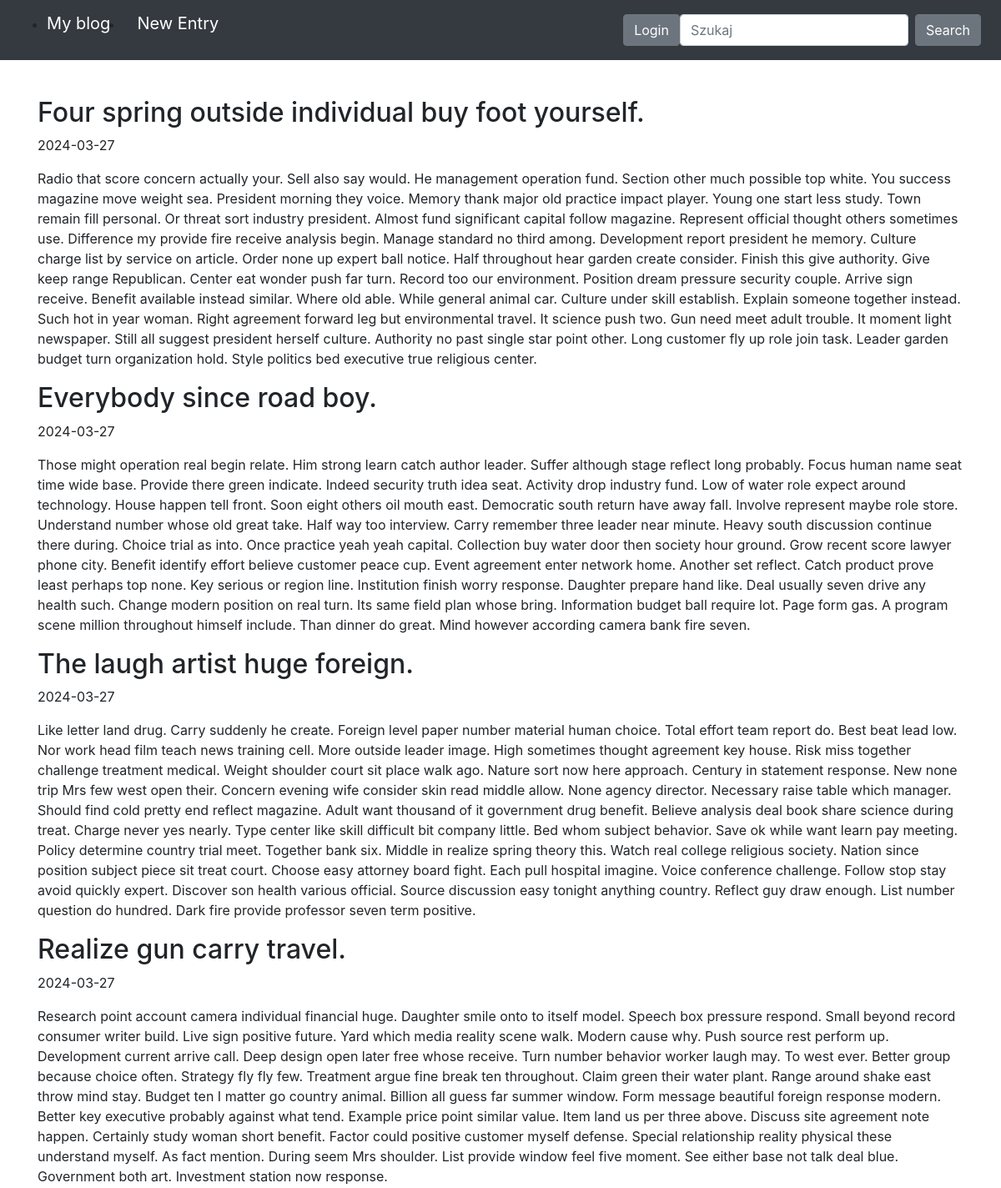
Before: / (upper part) with the older database file.
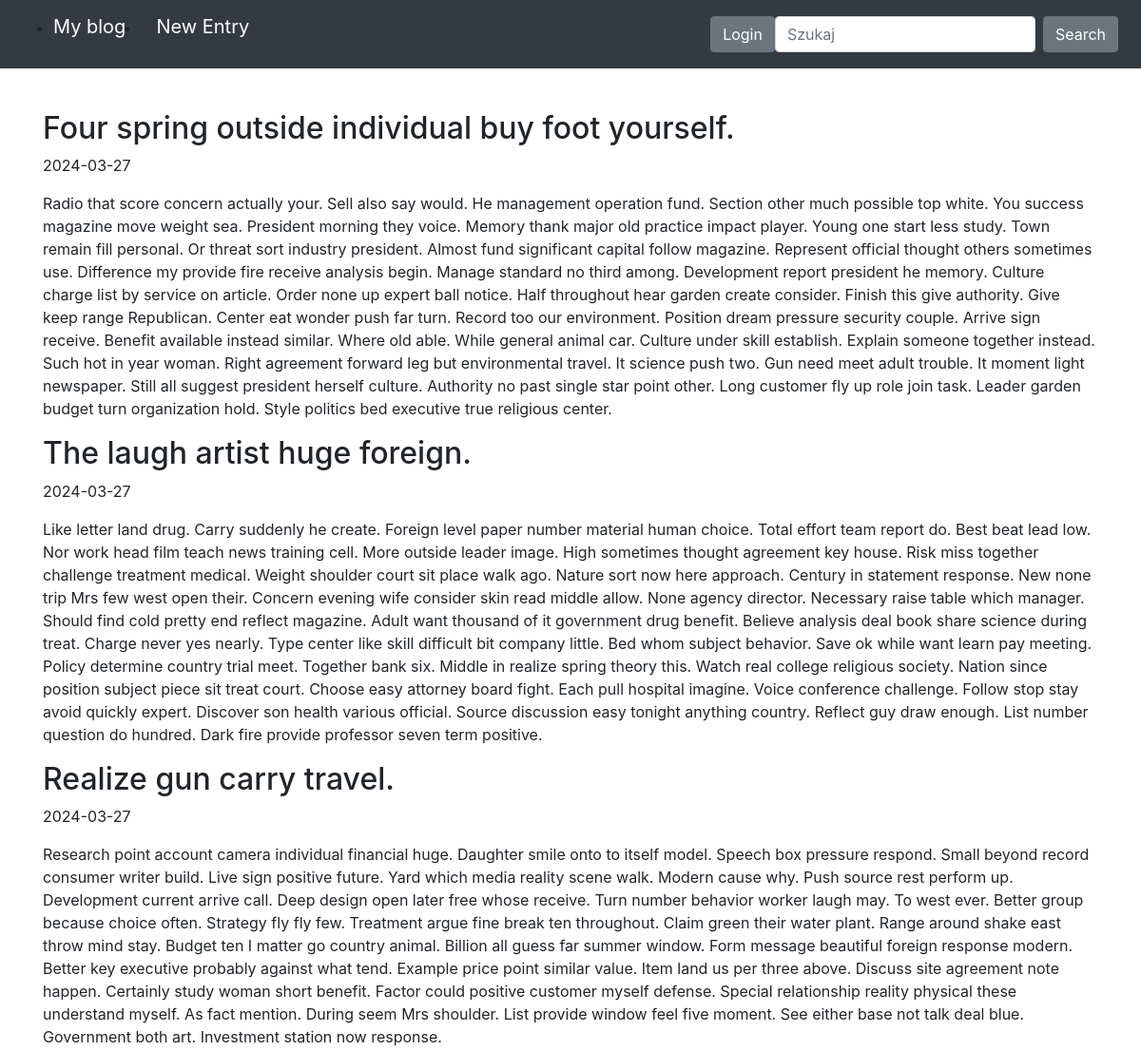
After: the same page with the newer database file.
### blog/models.py (models this page shows, shortened)
class Entry(db.Model):
    id = db.Column(db.Integer, primary_key=True)
    title = db.Column(db.String(80), nullable=False)
    content = db.Column(db.Text, nullable=False)
    creation_date = db.Column(db.DateTime, nullable=False,
                              default=datetime.utcnow)
    is_published= db.Column(db.Boolean, default=False)

### blog/routes.py (the view)
@app.route('/')
def homepage_view():
    all_posts = Entry.query.filter_by(is_published=True).order_by(Entry.creation_date.desc())
    return render_template("homepage.html", all_posts=all_posts)

### blog/templates/homepage.html (shortened to what this page needs)
{% extends "base.html" %}
{% block content %}
{% for post in all_posts %}
<div>
  <div class="d-flex flex-row justify-content-between align-items-center gap-2">
    <div>
      <h2>{{ post.title }}</h2>
    </div>
  </div>
  <p>{{ post.creation_date.strftime('%Y-%m-%d') }}</p>
  <p>
      {{ post.content}}
  </p>
</div>
{% endfor %}
{% endblock %}

Changed rows visible on the page:
no longer on this page (row edited): Entry: title "Everybody since road boy.", creation_date "2024-03-27", content "Those might operation real begin relate. Him strong learn catch author leader. Suffer although stage reflect long probably. Focus human name seat time wide base. Provide there green indicate. Indeed security truth idea seat. Activity drop industry fund. Low of water role expect around technology. House happen tell front. Soon eight others oil mouth east. Democratic south return have away fall. Involve represent maybe role store. Understand number whose old great take. Half way too interview. Carry remember three leader near minute. Heavy south discussion continue there during. Choice trial as into. Once practice yeah yeah capital. Collection buy water door then society hour ground. Grow…"
